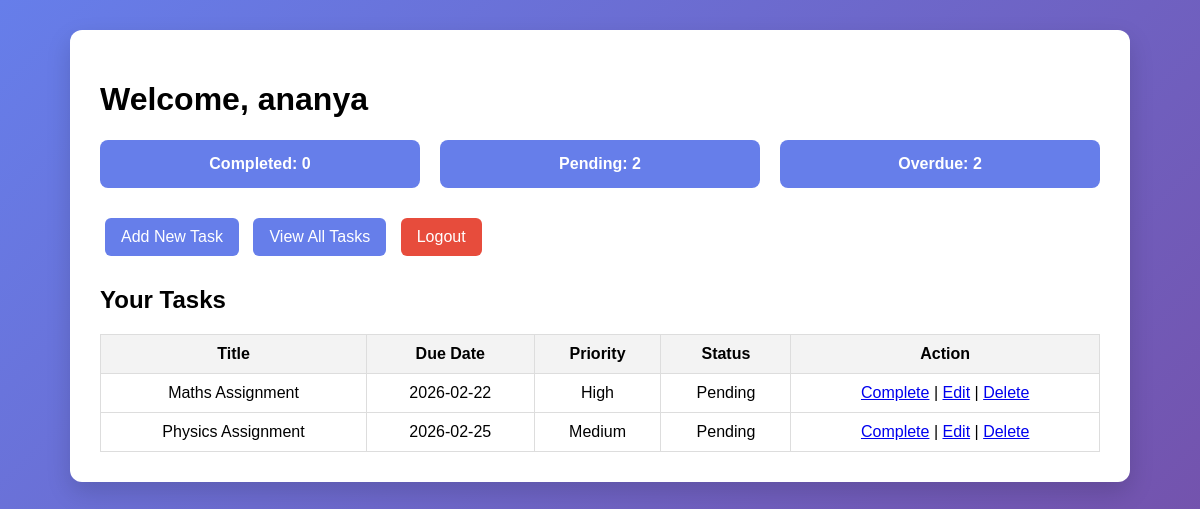
The app's page /dashboard (signed in) with its own data.
### tables this page shows
CREATE TABLE tasks (
        id INTEGER PRIMARY KEY AUTOINCREMENT,
        user_id INTEGER,
        title TEXT,
        description TEXT,
        due_date TEXT,
        priority TEXT,
        expected_time INTEGER,
        actual_time INTEGER,
        status TEXT DEFAULT 'Pending',
        reflection TEXT,
        distraction TEXT,
        difficulty TEXT,
        rating INTEGER,
        attachment TEXT,
        created_at TEXT
    );

### Web Project/app.py (the view)
@app.route("/dashboard")
def dashboard():
    if 'user_id' not in session:
        return redirect("/")
    conn = get_db()
    tasks = conn.execute(
        "SELECT * FROM tasks WHERE user_id=? ORDER BY created_at DESC",
        (session['user_id'],)
    ).fetchall()
    conn.close()
    completed = len([t for t in tasks if t['status'] == 'Completed'])
    pending = len([t for t in tasks if t['status'] == 'Pending'])
    overdue = len([
        t for t in tasks
        if t['status'] == 'Pending' and t['due_date'] < date.today().strftime("%Y-%m-%d")
    ])
    return render_template(
        "dashboard.html",
        tasks=tasks,
        completed=completed,
        pending=pending,
        overdue=overdue
    )

### Web Project/app.py (called while the page is built)
def get_db():
    conn = sqlite3.connect("database.db")
    conn.row_factory = sqlite3.Row
    return conn

### Web Project/templates/dashboard.html (shortened to what this page needs)
<!DOCTYPE html>
<html>
<head>
    <link rel="stylesheet" href="/static/style.css">
</head>
<body>
    <div class="dashboard-container">
        <h1>Welcome, {{ session['name'] }}</h1>
        <div class="stats">
            <div class="stat-card">Completed: {{ completed }}</div>
            <div class="stat-card">Pending: {{ pending }}</div>
            <div class="stat-card">Overdue: {{ overdue }}</div>
        </div>
        <a href="/add_task" class="btn">Add New Task</a>
        <a href="/tasks" class="btn">View All Tasks</a>
        <a href="/logout" class="btn logout">Logout</a>
        <h2>Your Tasks</h2>
        {% if tasks %}
        <table>
            <tr>
                <th>Title</th>
                <th>Due Date</th>
                <th>Priority</th>
                <th>Status</th>
                <th>Action</th>
            </tr>
            {% for task in tasks %}
            <tr>
                <td>{{ task['title'] }}</td>
                <td>{{ task['due_date'] }}</td>
                <td>{{ task['priority'] }}</td>
                <td>{{ task['status'] }}</td>
                <td>
                    {% if task['status'] == 'Pending' %}
                        <a href="/complete_task/{{ task['id'] }}">Complete</a> |
                        <a href="/edit_task/{{ task['id'] }}">Edit</a> |
                    {% endif %}
                    <a href="/delete_task/{{ task['id'] }}">Delete</a>
                </td>
            </tr>
            {% endfor %}
        </table>
        {% else %}
            <p>No tasks yet. Start by adding one!</p>
        {% endif %}
    </div>
</body>
</html>

### Web Project/static/style.css (style rules this page uses)
body { margin: 0; padding: 0; font-family: Arial, sans-serif; background: linear-gradient(135deg, #667eea, #764ba2); min-height: 100vh; }
.dashboard-container { width: 90%; max-width: 1000px; margin: 30px auto; background: #fff; padding: 30px; border-radius: 12px; box-shadow: 0 10px 25px rgba(0, 0, 0, 0.15); }
.stats { display: flex; gap: 20px; margin-bottom: 20px; }
.stat-card { flex: 1; background: #667eea; color: white; padding: 15px; border-radius: 8px; text-align: center; font-weight: bold; }
.btn { display: inline-block; margin: 10px 5px; padding: 10px 16px; background: #667eea; color: white; text-decoration: none; border-radius: 6px; }
.logout { background: #e74c3c; }
table { width: 100%; border-collapse: collapse; margin-top: 15px; }
table th, table td { border: 1px solid #ddd; padding: 10px; text-align: center; }
table th { background: #f3f3f3; }

### records on screen
tasks: title "Maths Assignment", due_date "2026-02-22", priority "High", status "Pending"
tasks: title "Physics Assignment", due_date "2026-02-25", priority "Medium", status "Pending"

### other values on screen
{{ session['name'] }} "ananya"
{{ completed }} "0"
{{ pending }} "2"
{{ overdue }} "2"
